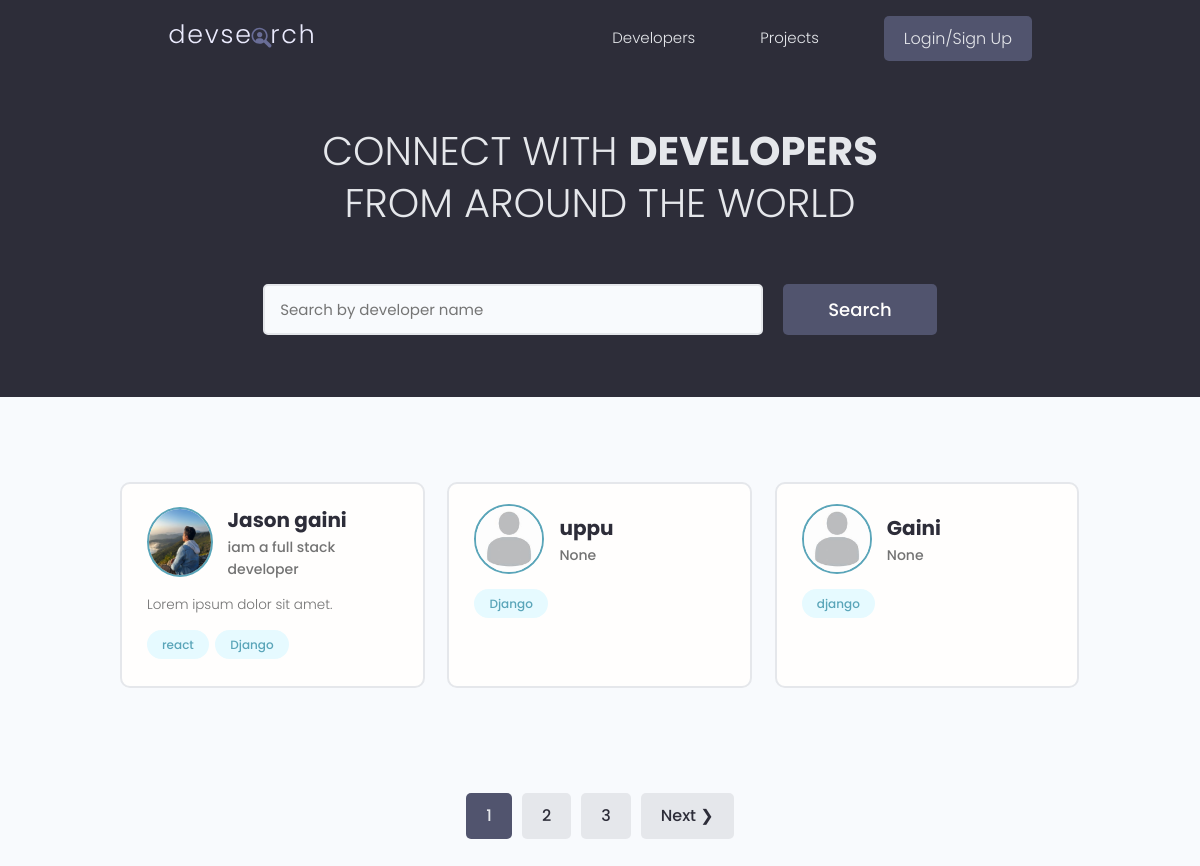
Before: / with the older database file.
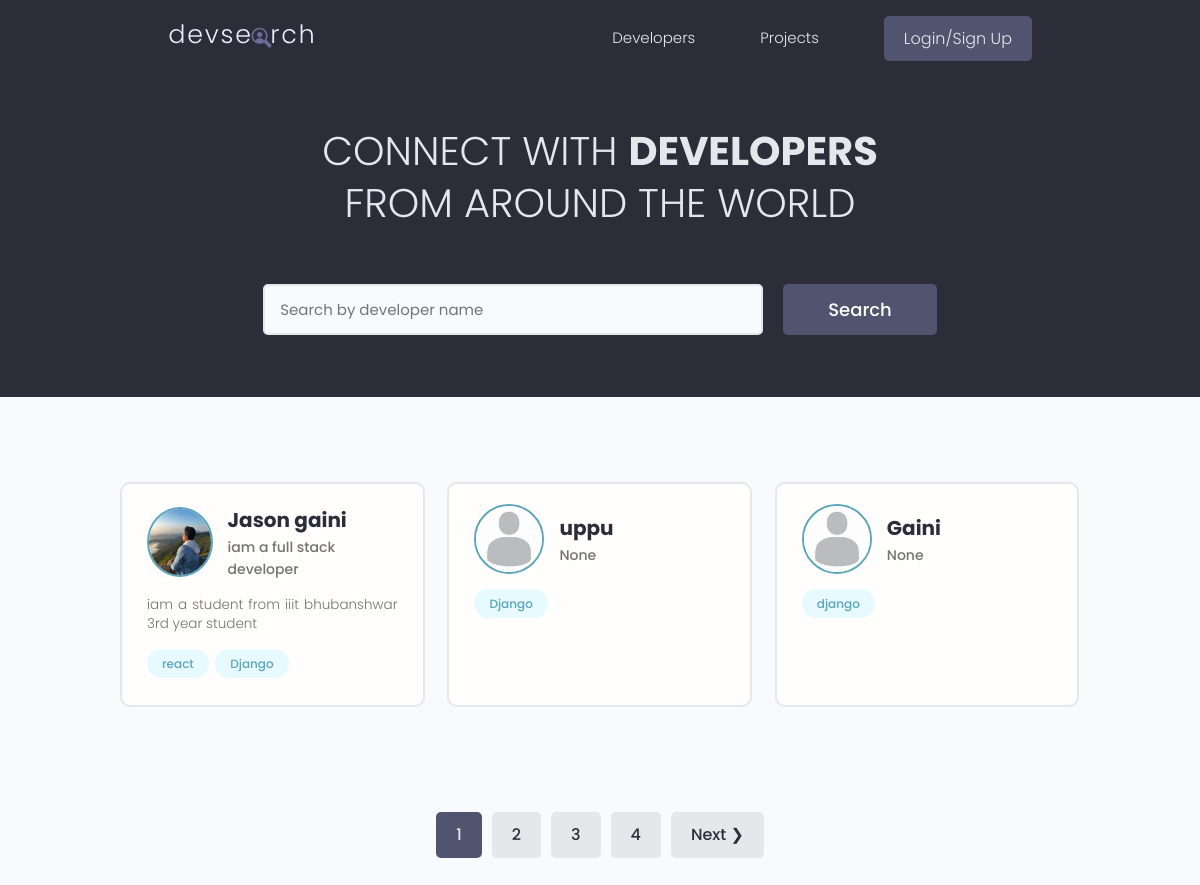
After: the same page with the newer database file.
### users/models.py (models this page shows, shortened)
class Profile(models.Model):
    user = models.OneToOneField(User, on_delete=models.CASCADE,null=True,blank=True)
    name = models.CharField(max_length=200,blank=True,null=True)
    email = models.EmailField(max_length=500,blank=True,null=True)
    username =models.CharField(max_length=200,blank=True,null=True)
    location =models.CharField(max_length=200,blank=True,null=True)
    short_intro = models.CharField(max_length=200,blank=True,null=True)
    bio =models.TextField(blank=True,null=True)
    profile_image=models.ImageField(null=True,blank=True,upload_to='profiles/',default='profiles/default.jpg')
    social_github = models.CharField(max_length=200,blank=True,null=True)
    social_twitter = models.CharField(max_length=200,blank=True,null=True)
    social_linkedin = models.CharField(max_length=200,blank=True,null=True)
    social_youtube = models.CharField(max_length=200,blank=True,null=True)
    social_website = models.CharField(max_length=200,blank=True,null=True)
    created = models.DateTimeField(auto_now_add=True)
    id = models.UUIDField(default=uuid.uuid4,unique=True,primary_key=True,editable=False)

### users/views.py (the view)
# urls.py: path('',views.profiles,name="profiles"),
def profiles(request):
    profiles,search_query = searchProfiles(request)
    custom_range,profiles =paginateProfiles(request,profiles,3)
    context = {'profiles': profiles, 'search_query': search_query, 'custom_range':custom_range}
    return render(request, 'users/profiles.html', context)

### users/models.py (called while the page is built)
    def __str__(self):
        return str(self.name)

### users/utils.py (called while the page is built, shortened)
def paginateProfiles(request,profiles,results):
    page = int(request.GET.get('page', 1))  # Convert 'page' to an integer
    paginator = Paginator(profiles, results)
    try:
        profiles = paginator.page(page)
    except PageNotAnInteger:
        page = 1
        profiles = paginator.page(page)
    except EmptyPage:
        page = paginator.num_pages
        profiles = paginator.page(page)
    num_pages = paginator.num_pages
    max_display_pages = 5  # Number of pages to display in pagination
    half_max_display_pages = max_display_pages // 2
    leftIndex = max(1, page - half_max_display_pages)
    rightIndex = min(num_pages + 1, leftIndex + max_display_pages)
    if rightIndex - leftIndex < max_display_pages:
        leftIndex = max(1, rightIndex - max_display_pages)
    custom_range = range(leftIndex, rightIndex)
    return custom_range, profiles

def searchProfiles(request):
    search_query = request.GET.get('search_query', '')
    profiles = Profile.objects.all()
    return profiles, search_query

### users/templates/users/profiles.html (shortened to what this page needs)
{% extends 'main.html' %}
{% block content %}
<main class="home">
    <section class="hero-section text-center">
      <div class="container container--narrow">
        <div class="hero-section__box">
          <h2>CONNECT WITH <span>DEVELOPERS</span></h2>
          <h2>FROM AROUND THE WORLD</h2>
        </div>
        <div class="hero-section__search">
          <form id="searchForm" class="form" action="{% url 'profiles' %}" method="get">
            <div class="form__field">
              <input class="input input--text" id="formInput#search" type="text" name="search_query"
               value="{{search_query}}" placeholder="Search by developer name" />
            </div>
            <input class="btn btn--sub btn--lg" type="submit" value="Search" />
          </form>
        </div>
      </div>
    </section>
    <section class="devlist">
      <div class="container">
        <div class="grid grid--three">
          {% for profile in profiles %}
          <div class="column card">
            <div class="dev">
              <a href="{% url 'user-profile' profile.id %}" class="card__body">
                <div class="dev__profile">
                  <img class="avatar avatar--md" src="{{profile.profile_image.url}}" alt="image" />
                  <div class="dev__meta">
                    <h3>{{profile.name}}</h3>
                    <h5>{{profile.short_intro|slice:"60"}}</h5>
                  </div>
                </div>
                <p class="dev__info">{{profile.bio|slice:"150"}}</p>
                <div class="dev__skills">
                    {% for skill in profile.skill_set.all|slice:"5" %}
                  <span class="tag tag--pill tag--main">
                    <small>{{skill}}</small>
                  </span>
                  {% endfor %}
                </div>
              </a>
            </div>
          </div>
          {% endfor %}
        </div>
      </div>
    </section>
    {% include 'pagination.html' with queryset=profiles custom_range=custom_range %}
  </main>
{% endblock content %}

Changed rows visible on the page:
changed Profile "Jason gaini": bio "Lorem ipsum dolor sit amet." → "iam a student from iiit bhubanshwar 3rd year student"
Other visible differences:
new list line: "4"
